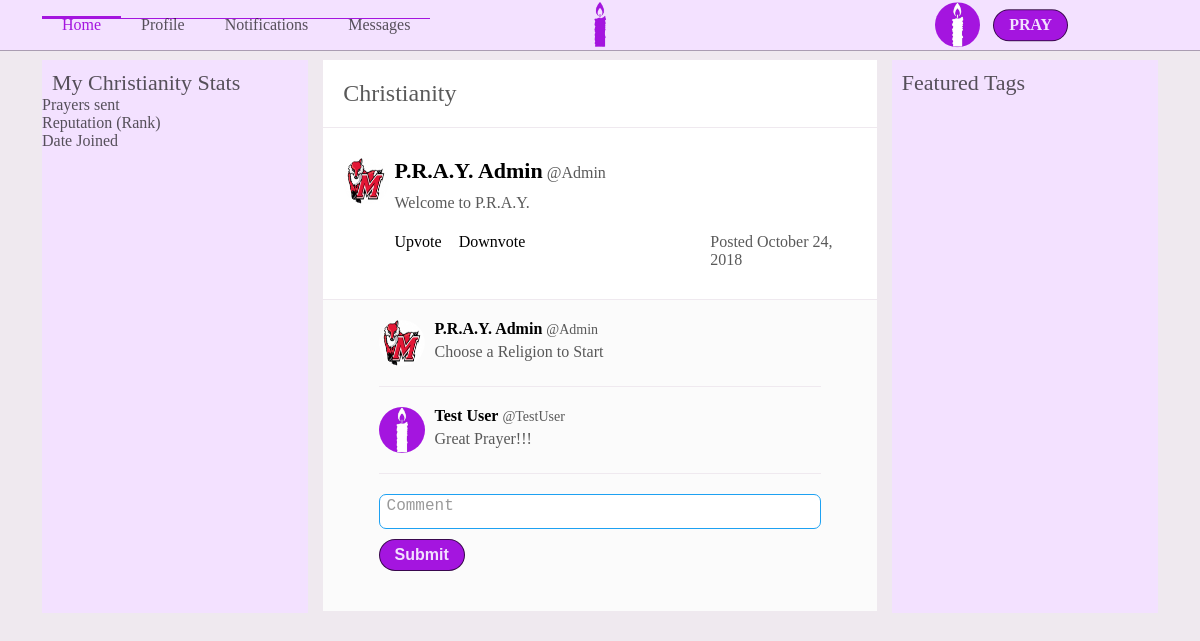
Screenshot of /index.php (signed in) with the database file from the repository.
### tables this page shows
CREATE TABLE Users(
    userid INT(10) PRIMARY KEY AUTO_INCREMENT,
    fname VARCHAR(20),
    lname VARCHAR(20),
    username VARCHAR(12),
    user_password VARCHAR(15),
    bio TEXT,
    zipCode INT(10),
    Primary_religion INT(10),
    default_view VARCHAR(20),
    email VARCHAR(30),
    phone_number VARCHAR(15),
    pPicture VARCHAR(20),
    bPicture VARCHAR(20),
    dateLastMaint DATETIME DEFAULT CURRENT_TIMESTAMP,
    dateAdded DATETIME DEFAULT CURRENT_TIMESTAMP,
    CONSTRAINT FK_Users_Religions FOREIGN KEY (Primary_religion) REFERENCES Religions (relid)
);

CREATE TABLE Religions(
    relid INT(10) PRIMARY KEY AUTO_INCREMENT,
    religion_name VARCHAR(30),
    dateLastMaint DATETIME DEFAULT CURRENT_TIMESTAMP,
    dateAdded DATETIME DEFAULT CURRENT_TIMESTAMP
);

CREATE TABLE Prayers(
    prayid INT(10) PRIMARY KEY AUTO_INCREMENT,
    userid INT(10),
    content VARCHAR(140),
    descript TEXT,
    pray_status INT(1),
    exclusive INT(1),
    post_date DATETIME,
    img VARCHAR(15),
    dateLastMaint DATETIME DEFAULT CURRENT_TIMESTAMP,
    dateAdded DATETIME DEFAULT CURRENT_TIMESTAMP,
    CONSTRAINT FK_Users_Prayer FOREIGN KEY (userid) REFERENCES Users (userid)
);

CREATE TABLE Comments(
    commid INT(10) PRIMARY KEY AUTO_INCREMENT,
    userid INT(10),
    prayid INT(10),
    comment VARCHAR(5000),
    isChecked BOOLEAN DEFAULT 0,
    dateLastMaint DATETIME DEFAULT CURRENT_TIMESTAMP,
    dateAdded DATETIME DEFAULT CURRENT_TIMESTAMP,
    CONSTRAINT FK_User_Comments FOREIGN KEY (userid) REFERENCES Users (userid),
    CONSTRAINT FK_Prayer_Comments FOREIGN KEY (prayid) REFERENCES Prayers (prayid)
);

### config/functions.php (called while the page is built, shortened)
<?php
    function formatDate($date){
        $currentDate = new DateTime(null, new DateTimeZone('America/New_York'));
        $currentTime = $currentDate->format('Y-m-d H:i:s');
        switch (substr($date,5,2)) {
            case "10":
                $month = "October";
                break;
        }
        $formattedDate = $month." ".substr($date,8,2).", ".substr($date,0,4);
        return $formattedDate;
    }
    function getRoot(){
        $root = ROOT_DIR;
        $root = str_replace("\\", "/", $root);
        $root = str_replace('/config', '',$root);
        $pageroot = getcwd() ."/";
        $pageroot = str_replace("\\", "/", $pageroot);
        $root = str_replace($root."/", '' , $pageroot);
        $root = preg_replace("#(/.*?).*?(/)#", '/../', "/".$root);
        $root = substr($root, 1);
        return $root;
    }
?>

### Database/mydb.php (called while the page is built, shortened)
<?php
Class mydb {
    protected $conn;
    Public function __construct($con){
        $this->conn = $con;
    }
    function FetchQuery($query){
        $arrayresult = [];
        if($queryresult = mysqli_query($this->conn, $query)){
            while ($row = mysqli_fetch_assoc($queryresult)){
                $arrayresult[] = $row;
            }
            return $arrayresult;
        }else{
            echo"</br></br></br>";
            die(mysqli_error($this->conn) ."</br>".$query);
        }
    }
}
?>

### config/permissions.php (called while the page is built, shortened)
<?php
    $id =  isset($id) ? $id : $_SESSION['userId'];
    $usersettings = isLoggedIn($id, $db);
    function isLoggedIn($id, $db){
        $SETTINGS['username'] = '';
        $SETTINGS['firstname'] = '';
        $SETTINGS['lastname'] = '';
        $SETTINGS['password'] = '';
        if($_SESSION['userId'] != ''){
            $userquery = "SELECT *
                          FROM USERS
                          WHERE userid = $id";
            $userresult = $db->FetchQuery($userquery);
            $SETTINGS['username'] = $userresult[0]['username'];
            $SETTINGS['firstname'] = $userresult[0]['fname'];
            $SETTINGS['lastname'] = $userresult[0]['lname'];
            $SETTINGS['password'] = $userresult[0]['user_password'];
            return $SETTINGS;
        }
    }
?>

### config/ApplicationTop.php (called while the page is built, shortened)
<?php
    include 'dbconfig.php';
    include 'functions.php';
    include getRoot().'config/permissions.php';
    include getRoot().'Classes/createheader.php';
    include getRoot().'Classes/createFooter.php';
?>

### Classes/prayerCommentDisplayer.php (the view, shortened to what this page needs)
<?php
    class PrayerCommentDisplayer{
        protected $db;
        Public function __construct($db,$userid){
            $this->db = $db;
        }
        function showComments($prayer){
            $comments = $this->getCommentInfo($prayer['prayid']);
            if($comments){
                $this->createComments($comments, $prayer['prayid']);
            }
        }
        function getCommentInfo($id){
            $query = "SELECT c.commid AS cid, c.comment AS comment, u.pPicture AS user_img, u.userid as userid, u.fname, u.lname, u.username
                      FROM Comments c, Users u
                      WHERE prayid = '$id'
                      AND u.userid = c.userid";
            $result = $this->db->fetchQuery($query);
            if($result){
                return $result;
            }else{
                return false;
            }
        }
        function createComments($comment, $prayid){
            $num = 0;
            foreach($comment as $i){
                if($num < 10){
                    $this->displayComment($i,$prayid);
                }
                $num += 1;
            }
        }
        function displayComment($comment, $prayid){
            echo "<div class='comment-feed'>
                    <div class='comment-usr-img'>
                    <img class='feed-profile-img' src='images/Users/".$comment['userid']."/Profile/".$comment['user_img']."'>
                    </div>
                    <div class='comment-feed-content'>
                    <a class='feed-profile-link' href='profile.php?id=".$comment['userid']."'>
                        <p class='comment-profile-name'>".$comment['fname']." ".$comment['lname']."</p>
                        <p class='comment-profile-username'>@".$comment['username']."</p>
                    </a>
                    <p>".$comment['comment']."</p>
                    </div>";
                    echo "</div>";
        }
    }
?>

### Classes/createheader.php (shortened to what this page needs)
<?php
    class Header{
        protected $db;
        protected $menus;
        protected $loggedIn;
        protected $userid;
        protected $title;
        protected $css;
        protected $profpic;
        Public function __construct($db,$menus,$title,$css){
            $this->db = $db;
            $this->menus = $menus;
            $this->title = $title;
            $this->css = $css;
        }
        function showUserMenu($id, $bool = 1){
            $this->loggedIn = $bool;
            $this->userid = $id;
            $this->getUserInfo();
        }
        function displayHeader(){
            $this->createTitle();
            echo "
                  <section class='header'>
                  <div class='header-box'>
                  <ul class='header-link-box'>";
            foreach($this->menus as $i){
                echo "<li class='header-link ".$i['active']."'>
                        <a href='".$i['link']."'>".$i['name']."</a>
                      </li>";
            }
            echo "</ul>";
            echo "<ul class='logo-box'>
                    <li class='logo-li'>
                        <a href='index.php'><img class='logo' src='".getRoot()."images/icons/favicon.png'></a>
                    </li>
                  </ul>";
            if($this->loggedIn == 1){
                echo "
                <ul class='header-profile-pic'>
                        <li id='header-profile-pic-link' onclick='ShowMenu()'>
                            <img class='index-profile-pic' src='".getRoot()."images/Users/".$this->userid."/Profile/".$this->profpic."'>
                        </li>
                        <li id='sort-compose'>
                            <div id='startprayer' onclick='ShowCompose()'>PRAY</div>
                        </li>
                    </ul>";
            }
            echo "</div></section>";
        }
        function createTitle(){
           echo "<html>
                    <head>
                        <title>".$this->title."</title>
                        <link rel='shortcut icon' href='images/icons/favicon.png'>
                        <meta name='viewport' content='width=device-width, initial-scale=1.0'>
                    </head>
                    <body>";
            $this->addcss();
        }
        function addcss(){
            foreach($this->css as $i){
                echo "<link rel='stylesheet' type='text/css' href='".$i["src"]."'>";
                continue;
            }
        }
        function getUserInfo(){
            $query = "SELECT * FROM USERS WHERE userid = '$this->userid'";
            $result = $this->db->fetchQuery($query);
            $this->profpic = $result[0]['pPicture'];
        }
    }
?>

### index.php (shortened to what this page needs)
<?php
    require 'config/ApplicationTop.php';
    include 'Classes/prayers.php';
    include 'Classes/prayerCommentDisplayer.php';
    $menus = [
        [
            'name'=>'Home',
            'link'=>'index.php',
            'active'=>'active'
        ],
        [
            'name'=>'Profile',
            'link'=>'profile.php',
            'active'=>''
        ],
        [
            'name'=>'Notifications',
            'link'=>'notifications.php',
            'active'=>''
        ],
        [
            'name'=>'Messages',
            'link'=>'messages.php',
            'active'=>''
        ]
    ];
    $header = new Header($db, $menus, $title, $css);
    $header->ShowUserMenu($id);
    $header->displayHeader();
    $comments = new PrayerCommentDisplayer($db, $id);
    $feed = new PrayerCreator($db,$id,$comments);
    $primaryrelquery = "SELECT u.primary_religion
                   FROM users u
                   WHERE u.userid = $id";
    $primaryrelres = $db->fetchquery($primaryrelquery);
    $prel = $primaryrelres[0]['primary_religion'];
    $chosenreligion = isset($_SESSION['currel']) ? $_SESSION['currel'] : $prel;
    $curreligionquery = "SELECT r.religion_name, r.relid
                         FROM Religions r
                         WHERE r.relid = $chosenreligion";
    $curreligion = $db->fetchQuery($curreligionquery);
    $prayerquery = "SELECT p.userid, u.fname, u.lname, u.username, p.content, pr.relid, p.prayid, p.img,
                        r.religion_name, u.pPicture, p.dateLastMaint
                    FROM Prayers p, Users u, Prayer_Religions pr, Religions r
                    WHERE p.userid = u.userid
                    AND pr.prayid = p.prayid
                    AND pr.relid = r.relid
                    AND (pr.relid = $chosenreligion
                    OR pr.relid = 1)
                    ORDER BY p.prayid desc";
    $prayers = $db->FetchQuery($prayerquery);
?>
    <section class='index-body'>
        <div class='index-left-box'>
            <p class='trends-header'>My <?php echo $curreligion[0]['religion_name']?> Stats</p>
            <p> Prayers sent </p>
            <p> Reputation (Rank)</p>
            <p> Date Joined </p>
        </div>
        <div class='index-center-box'>
            <ul class='sort-menu'>
                <li class='religion-menu-header'>
                    <?php echo $curreligion[0]['religion_name']?>
                </li>
            </ul>
            <?php
            foreach($prayers as $i){
                $feed->showPrayer($i);
            }?>
        </div>
        <div class='index-right-box'>
            <p class='trends-header'>Featured Tags</p>
        </div>
    </section>
 <?php
    $footer = new Footer($db,$src);
    $footer->buildFooter();
?>

### Classes/prayers.php (shortened to what this page needs)
<?php
    class PrayerCreator{
        protected $comments;
        Public function __construct($db,$userid,$comments){
            $this->comments = $comments;
        }
        function showPrayer($i){
            echo "
            <div class='feed-container'>
                <div class='feed-box'>
                    <div class='feed-profile-img-box'>
                        <img class='feed-profile-img 'src='images/Users/".$i['userid']."/Profile/".$i['pPicture']."'>
                    </div>
                    <div class='feed-content-box'>
                        <ul class='feed-content-header'>
                        <li class='feed-content-name'>
                            <a class='feed-profile-link' href='profile.php?id=".$i['userid']."'>
                                <p class='feed-profile-name'>".$i['fname']." ".$i['lname']."</p>
                                <p class='feed-profile-username'>@".$i['username']."</p>
                            </a>
                        </li>";
                        echo
                        "</ul>
                        <p class='feed-content'>".$i['content']."</p>
                        ";
                        echo"
                        <ul class='feed-interact-menu'>
                            <li class='feed-like'>
                            Upvote
                            </li>
                            <li class='feed-downvote'>
                            Downvote
                            </li>
                            <li class='prayer-date'>
                            <p>Posted ". formatDate($i['dateLastMaint']) ."</p>
                            </li>
                        </ul>
                    </div>
                </div>
                <div class='feed-comment-box'>";
                    $this->comments->showComments($i);
                    echo "<div class='post-comment'>
                        <form method='post' action='php/prayercomment.php'>
                            <textarea class='comment' name='comment' style='height:35px' onkeyup='auto_grow(this)' placeholder='Comment'></textarea>
                            <div id='submit-comment-box'>
                                <button type='submit' name='prayid' id='submit-comment' value='".$i['prayid']."'>Submit</button>
                            </div>
                        </form>
                    </div>
                </div>
            </div>";
            }
    }
?>

### Classes/createFooter.php (shortened to what this page needs)
<?php
    class Footer{
        protected $files;
        Public function __construct($db,$files){
            $this->files = $files;
        }
        function buildFooter(){
            echo "</body></html>";
            foreach($this->files as $i){
                if($i["type"] == "php"){
                    continue;
                }
                if($i["type"] == "js"){
                    continue;
                }
                return $i["type"]." is not a valid type";
            }
        }
    }
?>

### rows the page displays
users: pPicture (picture)
religions: religion_name "Christianity"
prayers: userid.pPicture (picture), userid.fname "P.R.A.Y.", userid.lname "Admin", userid.username "Admin", content "Welcome to P.R.A.Y.", dateLastMaint "October 24, 2018", $i['prayid'] 1 (drawn)
comments: userid.pPicture (picture), userid.fname "P.R.A.Y.", userid.lname "Admin", userid.username "Admin", comment "Choose a Religion to Start"
comments: userid.pPicture (picture), userid.fname "Test", userid.lname "User", userid.username "TestUser", comment "Great Prayer!!!"

### other values shown
$i['name'] "Home"
$i['name'] "Profile"
$i['name'] "Notifications"
$i['name'] "Messages"
